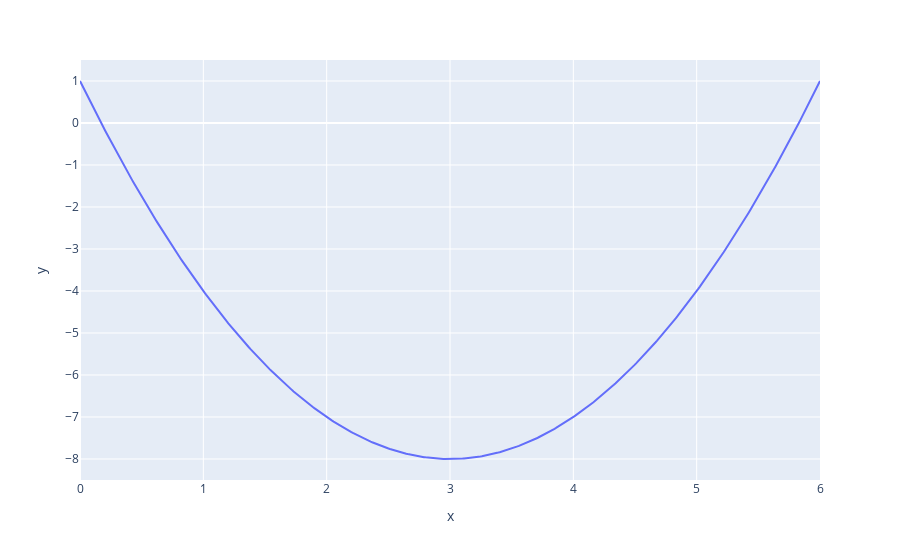

The notebook cell this image was saved under:
### Code cell
graficar(f,x,(0,6))

### Figure 1 — Plotly figure (JSON) as saved in the notebook; plotly's stock layout.template omitted (floating-point values rounded to 4 significant figures; data arrays with more than 128 entries replaced by an {"elided": "..."} marker saying what was removed)
{"data": [{"hovertemplate": "x=%{x}<br>y=%{y}<extra></extra>", "legendgroup": "", "line": {"color": "#636efa", "dash": "solid"}, "marker": {"symbol": "circle"}, "mode": "lines", "name": "", "orientation": "v", "showlegend": false, "type": "scatter", "x": {"elided": "500 float values"}, "xaxis": "x", "y": {"elided": "500 float values"}, "yaxis": "y"}], "layout": {"legend": {"tracegroupgap": 0}, "margin": {"t": 60}, "xaxis": {"anchor": "y", "domain": [0, 1], "title": {"text": "x"}}, "yaxis": {"anchor": "x", "domain": [0, 1], "title": {"text": "y"}}}}
